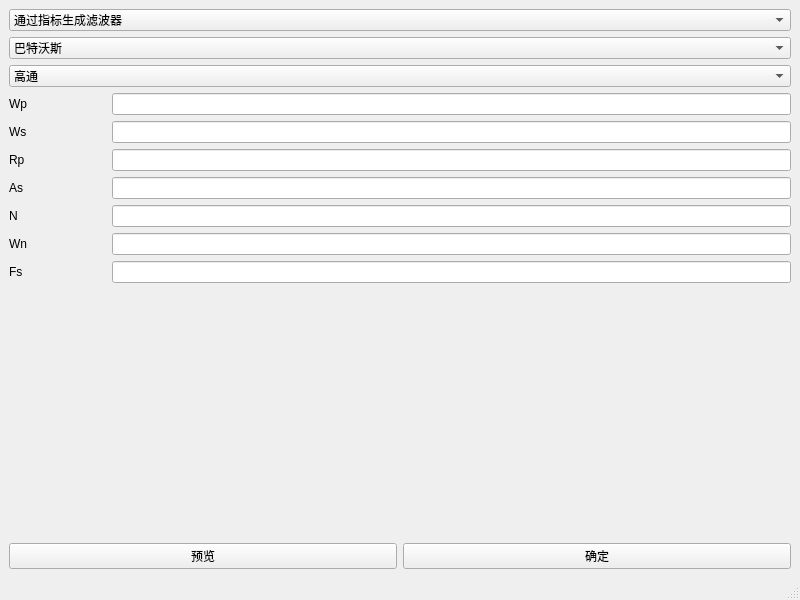
<?xml version="1.0" encoding="UTF-8"?>
<ui version="4.0">
 <class>MainWindow</class>
 <widget class="QMainWindow" name="MainWindow">
  <property name="geometry">
   <rect>
    <x>0</x>
    <y>0</y>
    <width>800</width>
    <height>600</height>
   </rect>
  </property>
  <property name="windowTitle">
   <string>filter settings</string>
  </property>
  <widget class="QWidget" name="centralwidget">
   <layout class="QHBoxLayout" name="horizontalLayout_2">
    <item>
     <layout class="QHBoxLayout" name="horizontalLayout" stretch="0,7">
      <item>
       <layout class="QVBoxLayout" name="params_vLayout">
        <item>
         <widget class="QComboBox" name="generateMode_cBox">
          <item>
           <property name="text">
            <string>通过指标生成滤波器</string>
           </property>
          </item>
          <item>
           <property name="text">
            <string>通过参数生成滤波器</string>
           </property>
          </item>
         </widget>
        </item>
        <item>
         <widget class="QComboBox" name="filterMode_cBox">
          <item>
           <property name="text">
            <string>巴特沃斯</string>
           </property>
          </item>
          <item>
           <property name="text">
            <string>切比雪夫I型</string>
           </property>
          </item>
          <item>
           <property name="text">
            <string>切比雪夫II型</string>
           </property>
          </item>
          <item>
           <property name="text">
            <string>椭圆</string>
           </property>
          </item>
          <item>
           <property name="text">
            <string>矩形窗</string>
           </property>
          </item>
          <item>
           <property name="text">
            <string>汉宁窗</string>
           </property>
          </item>
          <item>
           <property name="text">
            <string>海明窗</string>
           </property>
          </item>
          <item>
           <property name="text">
            <string>布莱克曼窗</string>
           </property>
          </item>
          <item>
           <property name="text">
            <string>凯泽窗</string>
           </property>
          </item>
         </widget>
        </item>
        <item>
         <widget class="QComboBox" name="filterType_cBox">
          <item>
           <property name="text">
            <string>高通</string>
           </property>
          </item>
          <item>
           <property name="text">
            <string>低通</string>
           </property>
          </item>
          <item>
           <property name="text">
            <string>带通</string>
           </property>
          </item>
          <item>
           <property name="text">
            <string>带组</string>
           </property>
          </item>
         </widget>
        </item>
        <item>
         <layout class="QHBoxLayout" name="horizontalLayout_4" stretch="1,7">
          <item>
           <widget class="QLabel" name="label">
            <property name="text">
             <string>Wp</string>
            </property>
           </widget>
          </item>
          <item>
           <widget class="QLineEdit" name="wp_edit"/>
          </item>
         </layout>
        </item>
        <item>
         <layout class="QHBoxLayout" name="horizontalLayout_6" stretch="1,7">
          <item>
           <widget class="QLabel" name="label_3">
            <property name="text">
             <string>Ws</string>
            </property>
           </widget>
          </item>
          <item>
           <widget class="QLineEdit" name="ws_edit"/>
          </item>
         </layout>
        </item>
        <item>
         <layout class="QHBoxLayout" name="horizontalLayout_7" stretch="1,7">
          <item>
           <widget class="QLabel" name="label_4">
            <property name="text">
             <string>Rp</string>
            </property>
           </widget>
          </item>
          <item>
           <widget class="QLineEdit" name="rp_edit"/>
          </item>
         </layout>
        </item>
        <item>
         <layout class="QHBoxLayout" name="as_edit" stretch="1,7">
          <item>
           <widget class="QLabel" name="label_2">
            <property name="text">
             <string>As</string>
            </property>
           </widget>
          </item>
          <item>
           <widget class="QLineEdit" name="lineEdit_2"/>
          </item>
         </layout>
        </item>
        <item>
         <layout class="QHBoxLayout" name="horizontalLayout_8" stretch="1,7">
          <item>
           <widget class="QLabel" name="label_5">
            <property name="text">
             <string>N</string>
            </property>
           </widget>
          </item>
          <item>
           <widget class="QLineEdit" name="n_edit"/>
          </item>
         </layout>
        </item>
        <item>
         <layout class="QHBoxLayout" name="horizontalLayout_9" stretch="1,7">
          <item>
           <widget class="QLabel" name="label_6">
            <property name="text">
             <string>Wn</string>
            </property>
           </widget>
          </item>
          <item>
           <widget class="QLineEdit" name="wn_edit"/>
          </item>
         </layout>
        </item>
        <item>
         <layout class="QHBoxLayout" name="horizontalLayout_10" stretch="1,7">
          <item>
           <widget class="QLabel" name="label_7">
            <property name="text">
             <string>Fs</string>
            </property>
           </widget>
          </item>
          <item>
           <widget class="QLineEdit" name="lineEdit_7"/>
          </item>
         </layout>
        </item>
        <item>
         <spacer name="verticalSpacer">
          <property name="orientation">
           <enum>Qt::Vertical</enum>
          </property>
          <property name="sizeHint" stdset="0">
           <size>
            <width>20</width>
            <height>40</height>
           </size>
          </property>
         </spacer>
        </item>
        <item>
         <layout class="QHBoxLayout" name="horizontalLayout_3">
          <item>
           <widget class="QPushButton" name="show_button">
            <property name="text">
             <string>预览</string>
            </property>
           </widget>
          </item>
          <item>
           <widget class="QPushButton" name="confirm_button">
            <property name="text">
             <string>确定</string>
            </property>
           </widget>
          </item>
         </layout>
        </item>
       </layout>
      </item>
      <item>
       <layout class="QGridLayout" name="plot_gLayout"/>
      </item>
     </layout>
    </item>
   </layout>
  </widget>
  <widget class="QMenuBar" name="menubar">
   <property name="geometry">
    <rect>
     <x>0</x>
     <y>0</y>
     <width>800</width>
     <height>22</height>
    </rect>
   </property>
  </widget>
  <widget class="QStatusBar" name="statusbar"/>
 </widget>
 <resources/>
 <connections/>
</ui>
